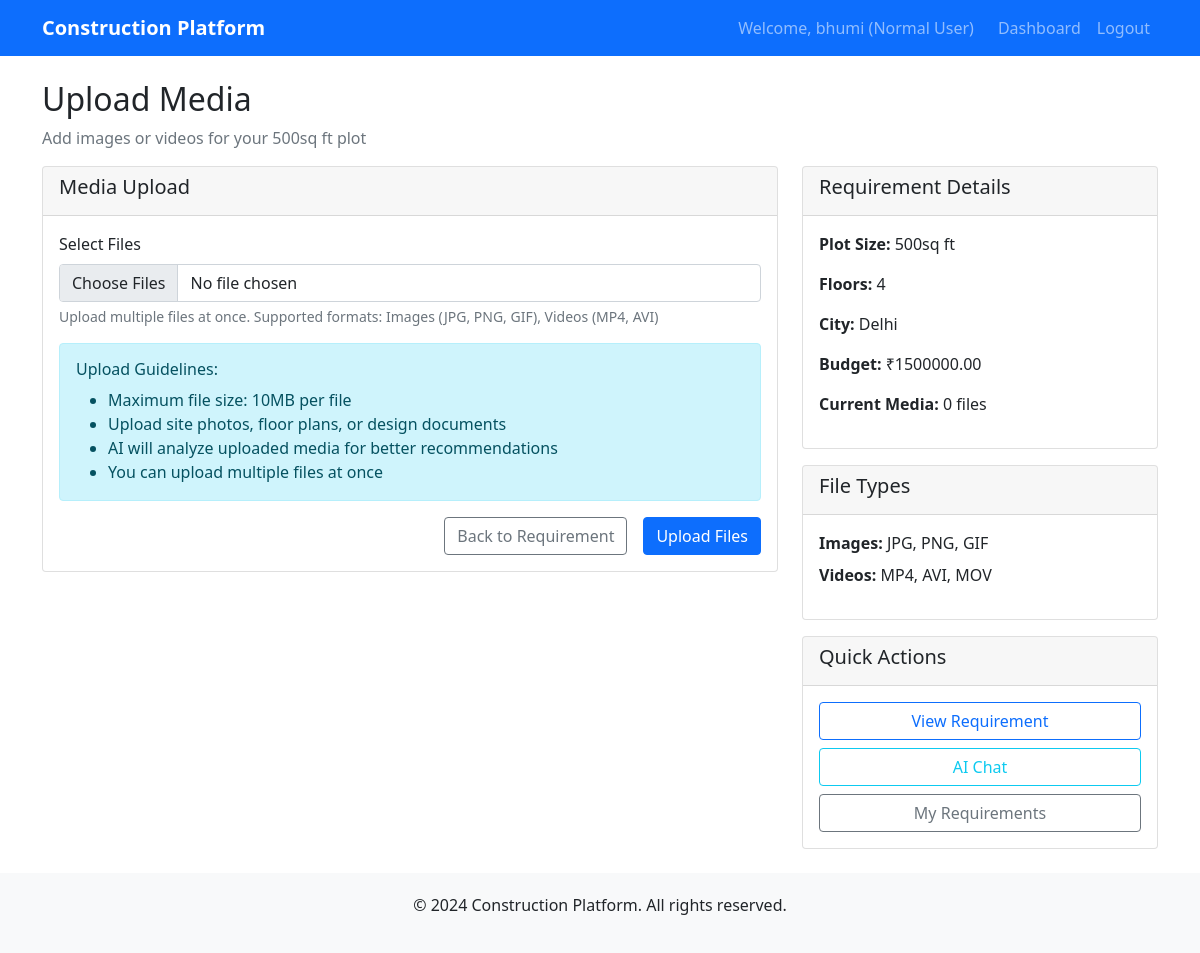
The app's page /house-ai/upload-media/3/ (signed in) with its own data.
### accounts/models.py (models this page shows, shortened)
class User(AbstractUser):
    ROLE_CHOICES = [
        ('worker', 'Worker'),
        ('thekedar', 'Thekedar'),
        ('user', 'Normal User'),
    ]
    username = None  # Remove username field
    name = models.CharField(max_length=100)
    phone = models.CharField(max_length=15, unique=True)
    email = models.EmailField(unique=True)
    role = models.CharField(max_length=10, choices=ROLE_CHOICES, default='user')
    location = models.CharField(max_length=100)
    created_at = models.DateTimeField(auto_now_add=True)
    USERNAME_FIELD = 'email'
    REQUIRED_FIELDS = ['name', 'phone', 'role', 'location']

### house_ai/models.py (models this page shows, shortened)
class HouseRequirement(models.Model):
    user = models.ForeignKey(User, on_delete=models.CASCADE, related_name='house_requirements')
    plot_size = models.CharField(max_length=50)  # e.g., "1000 sq ft"
    budget = models.DecimalField(max_digits=12, decimal_places=2)
    floors = models.PositiveIntegerField(default=1)
    city = models.CharField(max_length=100)
    created_at = models.DateTimeField(auto_now_add=True)

### house_ai/views.py (the view)
# urls.py: path('upload-media/<int:requirement_id>/', views.upload_media, name='upload_media'),
@login_required
def upload_media(request, requirement_id):
    if request.user.role != 'user':
        messages.error(request, 'Access denied. Normal user role required.')
        return redirect('dashboard:home')
    requirement = get_object_or_404(HouseRequirement, id=requirement_id, user=request.user)
    if request.method == 'POST':
        form = MultipleMediaUploadForm(request.POST, request.FILES)
        if form.is_valid():
            files = request.FILES.getlist('files')
            for file in files:
                media_type = 'image'
                if file.content_type.startswith('video/'):
                    media_type = 'video'
                MediaUpload.objects.create(
                    requirement=requirement,
                    media_type=media_type,
                    file_path=file
                )
            messages.success(request, f'{len(files)} files uploaded successfully!')
            return redirect('house_ai:view_requirement', requirement_id=requirement.id)
    else:
        form = MultipleMediaUploadForm()
    return render(request, 'house_ai/upload_media.html', {
        'form': form,
        'requirement': requirement
    })

### house_ai/forms.py
class MultipleMediaUploadForm(forms.Form):
    files = forms.FileField(
        widget=MultipleFileInput(attrs={
            'class': 'form-control',
            'accept': 'image/*,video/*'
        }),
        required=False,
        help_text="Upload multiple files (images, videos)"
    )

### templates/house_ai/upload_media.html (shortened to what this page needs)
{% extends 'base.html' %}
{% block content %}
<div class="row">
    <div class="col-12">
        <h2>Upload Media</h2>
        <p class="text-muted">Add images or videos for your {{ requirement.plot_size }} plot</p>
    </div>
</div>
<div class="row">
    <div class="col-md-8">
        <div class="card">
            <div class="card-header">
                <h5>Media Upload</h5>
            </div>
            <div class="card-body">
                <form method="post" enctype="multipart/form-data">
                    <div class="mb-3">
                        <label for="{{ form.files.id_for_label }}" class="form-label">Select Files</label>
                        {{ form.files }}
                        <div class="form-text">
                            Upload multiple files at once. Supported formats: Images (JPG, PNG, GIF), Videos (MP4, AVI)
                        </div>
                    </div>
                    <div class="alert alert-info">
                        <h6>Upload Guidelines:</h6>
                        <ul class="mb-0">
                            <li>Maximum file size: 10MB per file</li>
                            <li>Upload site photos, floor plans, or design documents</li>
                            <li>AI will analyze uploaded media for better recommendations</li>
                            <li>You can upload multiple files at once</li>
                        </ul>
                    </div>
                    <div class="d-grid gap-2 d-md-flex justify-content-md-end">
                        <a href="{% url 'house_ai:view_requirement' requirement.id %}" class="btn btn-outline-secondary me-md-2">Back to Requirement</a>
                        <button type="submit" class="btn btn-primary">Upload Files</button>
                    </div>
                </form>
            </div>
        </div>
    </div>
    <div class="col-md-4">
        <div class="card">
            <div class="card-header">
                <h5>Requirement Details</h5>
            </div>
            <div class="card-body">
                <p><strong>Plot Size:</strong> {{ requirement.plot_size }}</p>
                <p><strong>Floors:</strong> {{ requirement.floors }}</p>
                <p><strong>City:</strong> {{ requirement.city }}</p>
                <p><strong>Budget:</strong> ₹{{ requirement.budget }}</p>
                <p><strong>Current Media:</strong> {{ requirement.media_uploads.count }} files</p>
            </div>
        </div>
        <div class="card mt-3">
            <div class="card-header">
                <h5>File Types</h5>
            </div>
            <div class="card-body">
                <ul class="list-unstyled">
                    <li class="mb-2">
                        <strong>Images:</strong> JPG, PNG, GIF
                    </li>
                    <li class="mb-2">
                        <strong>Videos:</strong> MP4, AVI, MOV
                    </li>
                </ul>
            </div>
        </div>
        <div class="card mt-3">
            <div class="card-header">
                <h5>Quick Actions</h5>
            </div>
            <div class="card-body">
                <div class="d-grid gap-2">
                    <a href="{% url 'house_ai:view_requirement' requirement.id %}" class="btn btn-outline-primary">View Requirement</a>
                    <a href="{% url 'house_ai:ai_chat' %}" class="btn btn-outline-info">AI Chat</a>
                    <a href="{% url 'house_ai:my_requirements' %}" class="btn btn-outline-secondary">My Requirements</a>
                </div>
            </div>
        </div>
    </div>
</div>
{% endblock %}

### templates/base.html (shortened to what this page needs)
<!DOCTYPE html>
<html lang="en">
<head>
    <link href="https://cdn.jsdelivr.net/npm/bootstrap@5.1.3/dist/css/bootstrap.min.css" rel="stylesheet">
</head>
<body class="d-flex flex-column min-vh-100">
    <nav class="navbar navbar-expand-lg navbar-dark bg-primary">
        <div class="container">
            <a class="navbar-brand" href="{% url 'dashboard:home' %}">
                 Construction Platform
            </a>
            <div class="navbar-nav ms-auto">
                {% if user.is_authenticated %}
                    <span class="navbar-text me-3">Welcome, {{ user.name }} ({{ user.get_role_display }})</span>
                    <a class="nav-link" href="{% url 'dashboard:home' %}">Dashboard</a>
                    <a class="nav-link" href="{% url 'accounts:logout' %}">Logout</a>
                {% else %}
                    <a class="nav-link" href="{% url 'accounts:login' %}">Login</a>
                    <a class="nav-link" href="{% url 'accounts:signup' %}">Sign Up</a>
                {% endif %}
            </div>
        </div>
    </nav>
    <main class="container my-4 flex-grow-1">
        {% block content %}
        {% endblock %}
    </main>
    <footer class="footer mt-auto">
        <div class="container text-center">
            <p>&copy; 2024 Construction Platform. All rights reserved.</p>
        </div>
    </footer>
</body>
</html>

### templates/base.html (style rules this page uses)
.navbar-brand { font-weight: bold; }
.footer { background-color: #f8f9fa; padding: 20px 0; margin-top: auto; }

### records on screen
User: name "bhumi", role "Normal User"
HouseRequirement: plot_size "500sq ft", floors "4", city "Delhi", budget "1500000.00", media_uploads.count "0"
